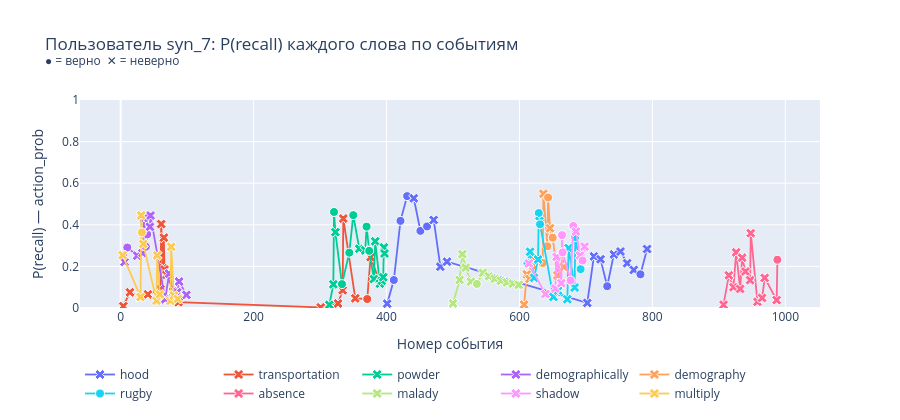
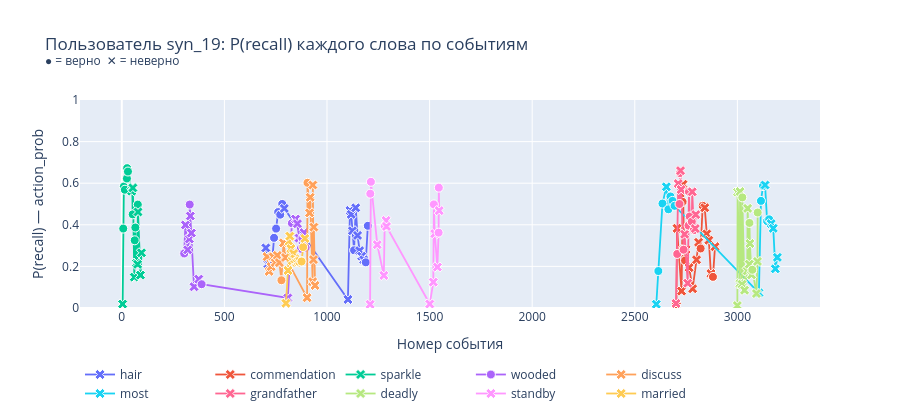
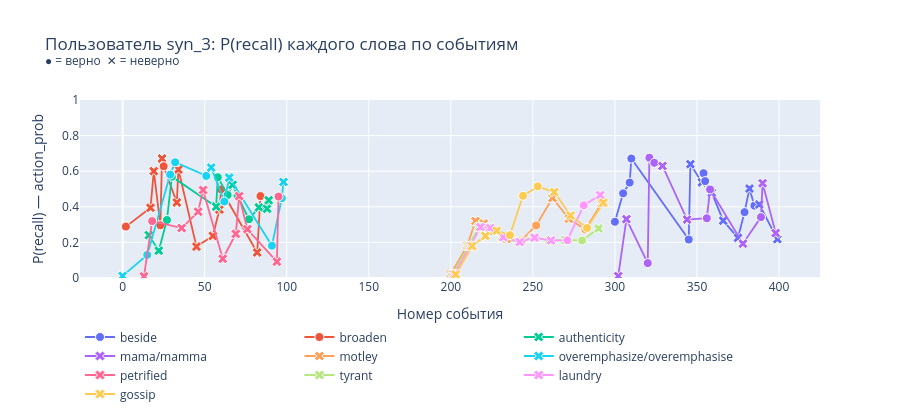
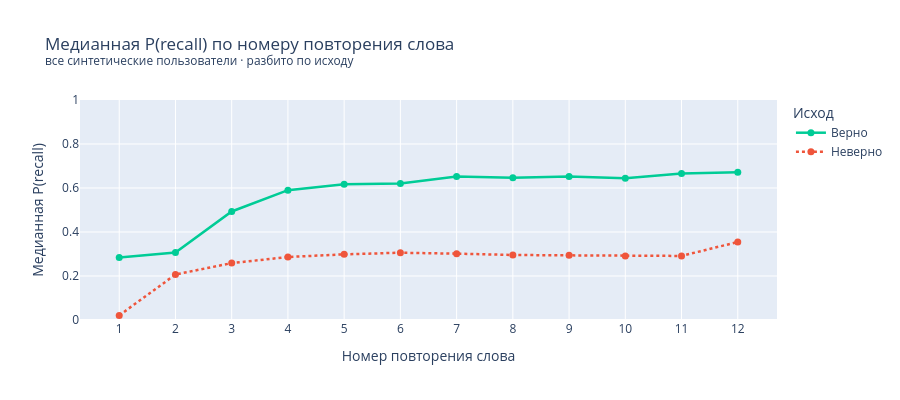

The code cell stored with these charts, in order, in its notebook:
### Markdown cell above
## 2.5 Recognition analytics

Как меняется вероятность вспомнить слово (`action_prob`) по мере практики.
`action_prob` — это вероятность правильного ответа, которую рассчитывает FSRS-симулятор в момент упражнения.

- **По словам конкретного пользователя** — кривые роста/забывания по каждому слову
- **Агрегат по всему датасету** — медианная `action_prob` по номеру повторения слова (1-е, 2-е, 3-е …) и успешности

### Code cell
import plotly.graph_objects as go
import plotly.express as px
from plotly.subplots import make_subplots

# ── 1. Кривые recognition для слов одного пользователя ────────────────────────

# Берём пользователей с достаточным числом событий
user_stats = (
    synthetic_events.groupby('user_id')
    .agg(n_events=('action', 'count'), n_words=('word', 'nunique'))
    .query('n_events >= 40 and n_words >= 6')
)
rng_a = np.random.default_rng(7)
sample_users = rng_a.choice(user_stats.index, size=min(3, len(user_stats)), replace=False)

for uid in sample_users:
    user_df = (
        synthetic_events[synthetic_events['user_id'] == uid]
        .sort_values('timestamp')
        .copy()
        .reset_index(drop=True)
    )
    user_df['event_no'] = np.arange(len(user_df))

    # Слова с >= 4 повторениями
    top_words = (
        user_df['word'].value_counts()
        .pipe(lambda s: s[s >= 4])
        .head(10)
        .index.tolist()
    )
    sub = user_df[user_df['word'].isin(top_words)]

    # Маркер: кружок = верно, крестик = неверно
    symbol_map = {True: 'circle', False: 'x'}
    colors = px.colors.qualitative.Plotly

    fig = go.Figure()
    for i, word in enumerate(top_words):
        wdf = sub[sub['word'] == word].sort_values('event_no')
        col = colors[i % len(colors)]
        fig.add_trace(go.Scatter(
            x=wdf['event_no'], y=wdf['action_prob'],
            mode='lines+markers',
            name=word,
            line=dict(color=col, width=1.8),
            marker=dict(
                color=col,
                symbol=[symbol_map[a] for a in wdf['action']],
                size=9,
                line=dict(color='white', width=1),
            ),
            hovertemplate=(
                f'<b>{word}</b><br>'
                'event: %{x}<br>'
                'P(recall): %{y:.3f}<br>'
                '<extra></extra>'
            ),
        ))

    fig.update_layout(
        title=(
            f'Пользователь {uid}: P(recall) каждого слова по событиям<br>'
            '<sup>● = верно  ✕ = неверно</sup>'
        ),
        xaxis_title='Номер события',
        yaxis_title='P(recall) — action_prob',
        yaxis=dict(range=[0, 1]),
        height=420,
        legend=dict(orientation='h', y=-0.25),
    )
    fig.show()

# ── 2. Агрегат: медианная P(recall) по номеру повторения ──────────────────────

# Для каждого (user_id, word) нумеруем попытки
syn_sorted = synthetic_events.sort_values(['user_id', 'word', 'timestamp']).copy()
syn_sorted['rep_no'] = (
    syn_sorted.groupby(['user_id', 'word']).cumcount() + 1
)

# Ограничиваем разумным числом повторений
rep_agg = (
    syn_sorted[syn_sorted['rep_no'] <= 12]
    .groupby(['rep_no', 'action'])['action_prob']
    .agg(['median', 'count'])
    .reset_index()
)
rep_agg.columns = ['rep_no', 'correct', 'median_prob', 'n']

fig2 = go.Figure()
for correct, label, color, dash in [
    (True,  'Верно',   '#00CC96', 'solid'),
    (False, 'Неверно', '#EF553B', 'dot'),
]:
    sub2 = rep_agg[rep_agg['correct'] == correct].sort_values('rep_no')
    fig2.add_trace(go.Scatter(
        x=sub2['rep_no'], y=sub2['median_prob'],
        mode='lines+markers',
        name=label,
        line=dict(color=color, width=2.5, dash=dash),
        marker=dict(size=7),
        hovertemplate='повторение %{x}<br>медиана P(recall): %{y:.3f}<extra></extra>',
    ))

fig2.update_layout(
    title=(
        'Медианная P(recall) по номеру повторения слова<br>'
        '<sup>все синтетические пользователи · разбито по исходу</sup>'
    ),
    xaxis_title='Номер повторения слова',
    yaxis_title='Медианная P(recall)',
    xaxis=dict(dtick=1),
    yaxis=dict(range=[0, 1]),
    height=400,
    legend=dict(title='Исход'),
)
fig2.show()

print(f'Синтетических событий: {len(syn_sorted):,}')
print(rep_agg.pivot(index='rep_no', columns='correct', values='median_prob').rename(
    columns={True: 'верно', False: 'неверно'}).round(3).to_string())

### Figure 1 — Plotly figure (JSON) as saved in the notebook; plotly's stock layout.template omitted (floating-point values rounded to 4 significant figures)
{"data": [{"hovertemplate": "<b>hood</b><br>event: %{x}<br>P(recall): %{y:.3f}<br><extra></extra>", "line": {"color": "#636EFA", "width": 1.8}, "marker": {"color": "#636EFA", "line": {"color": "white", "width": 1}, "size": 9, "symbol": ["x", "circle", "circle", "circle", "x", "circle", "circle", "x", "x", "x", "x", "x", "x", "circle", "x", "x", "x", "x", "circle", "x"]}, "mode": "lines+markers", "name": "hood", "type": "scatter", "x": [401, 411, 421, 431, 441, 451, 461, 471, 481, 491, 702, 712, 722, 732, 742, 752, 762, 772, 782, 792], "y": [0.02075, 0.1345, 0.4189, 0.5379, 0.5274, 0.3708, 0.3923, 0.4233, 0.1985, 0.2225, 0.02442, 0.2481, 0.2341, 0.1048, 0.2575, 0.2715, 0.2155, 0.183, 0.1619, 0.2836]}, {"hovertemplate": "<b>transportation</b><br>event: %{x}<br>P(recall): %{y:.3f}<br><extra></extra>", "line": {"color": "#EF553B", "width": 1.8}, "marker": {"color": "#EF553B", "line": {"color": "white", "width": 1}, "size": 9, "symbol": ["x", "x", "x", "x", "x", "x", "x", "x", "x", "x", "x", "x", "x", "x", "x", "x", "circle", "x", "x"]}, "mode": "lines+markers", "name": "transportation", "type": "scatter", "x": [4, 14, 29, 41, 60, 61, 64, 65, 66, 69, 87, 301, 327, 334, 335, 353, 371, 376, 388], "y": [0.0089, 0.07555, 0.05156, 0.06532, 0.091, 0.4037, 0.1905, 0.3382, 0.1848, 0.1602, 0.02777, 0.002828, 0.02164, 0.08531, 0.4301, 0.04643, 0.04317, 0.2443, 0.1387]}, {"hovertemplate": "<b>powder</b><br>event: %{x}<br>P(recall): %{y:.3f}<br><extra></extra>", "line": {"color": "#00CC96", "width": 1.8}, "marker": {"color": "#00CC96", "line": {"color": "white", "width": 1}, "size": 9, "symbol": ["x", "x", "circle", "x", "circle", "circle", "circle", "x", "x", "circle", "circle", "x", "x", "x", "x", "x", "x", "x"]}, "mode": "lines+markers", "name": "powder", "type": "scatter", "x": [314, 320, 321, 323, 333, 344, 350, 359, 368, 370, 374, 381, 383, 390, 393, 395, 396, 397], "y": [0.01555, 0.1137, 0.4616, 0.3646, 0.1148, 0.266, 0.4465, 0.2849, 0.2772, 0.391, 0.2747, 0.1392, 0.3206, 0.1172, 0.1313, 0.148, 0.2914, 0.2621]}, {"hovertemplate": "<b>demographically</b><br>event: %{x}<br>P(recall): %{y:.3f}<br><extra></extra>", "line": {"color": "#AB63FA", "width": 1.8}, "marker": {"color": "#AB63FA", "line": {"color": "white", "width": 1}, "size": 9, "symbol": ["x", "circle", "x", "x", "x", "circle", "circle", "x", "x", "x", "x", "x", "x", "x", "x"]}, "mode": "lines+markers", "name": "demographically", "type": "scatter", "x": [6, 10, 25, 33, 35, 38, 40, 44, 45, 67, 73, 79, 85, 88, 99], "y": [0.2212, 0.2908, 0.2516, 0.2638, 0.4307, 0.2949, 0.3537, 0.3903, 0.4445, 0.04175, 0.165, 0.07927, 0.07571, 0.1271, 0.06334]}, {"hovertemplate": "<b>demography</b><br>event: %{x}<br>P(recall): %{y:.3f}<br><extra></extra>", "line": {"color": "#FFA15A", "width": 1.8}, "marker": {"color": "#FFA15A", "line": {"color": "white", "width": 1}, "size": 9, "symbol": ["x", "x", "x", "x", "circle", "circle", "x", "circle", "circle", "x", "circle", "x", "x", "x"]}, "mode": "lines+markers", "name": "demography", "type": "scatter", "x": [607, 611, 615, 620, 623, 635, 636, 642, 643, 646, 650, 657, 662, 667], "y": [0.01599, 0.1618, 0.1397, 0.2045, 0.2381, 0.2165, 0.5496, 0.2969, 0.5313, 0.3835, 0.3381, 0.1567, 0.2372, 0.1973]}, {"hovertemplate": "<b>rugby</b><br>event: %{x}<br>P(recall): %{y:.3f}<br><extra></extra>", "line": {"color": "#19D3F3", "width": 1.8}, "marker": {"color": "#19D3F3", "line": {"color": "white", "width": 1}, "size": 9, "symbol": ["circle", "x", "x", "x", "circle", "x", "circle", "x", "x", "x", "x", "x", "circle", "circle"]}, "mode": "lines+markers", "name": "rugby", "type": "scatter", "x": [612, 616, 622, 628, 629, 630, 631, 651, 658, 672, 674, 683, 684, 692], "y": [0.216, 0.2702, 0.1451, 0.2329, 0.4564, 0.4186, 0.4023, 0.05344, 0.08376, 0.04204, 0.2879, 0.09826, 0.341, 0.1871]}, {"hovertemplate": "<b>absence</b><br>event: %{x}<br>P(recall): %{y:.3f}<br><extra></extra>", "line": {"color": "#FF6692", "width": 1.8}, "marker": {"color": "#FF6692", "line": {"color": "white", "width": 1}, "size": 9, "symbol": ["x", "x", "x", "x", "x", "x", "x", "x", "x", "x", "x", "x", "x", "circle"]}, "mode": "lines+markers", "name": "absence", "type": "scatter", "x": [907, 915, 922, 926, 932, 935, 940, 947, 948, 958, 965, 969, 987, 988], "y": [0.01599, 0.1571, 0.09955, 0.2678, 0.09173, 0.2417, 0.1754, 0.1339, 0.3595, 0.03004, 0.04848, 0.1447, 0.03791, 0.2319]}, {"hovertemplate": "<b>malady</b><br>event: %{x}<br>P(recall): %{y:.3f}<br><extra></extra>", "line": {"color": "#B6E880", "width": 1.8}, "marker": {"color": "#B6E880", "line": {"color": "white", "width": 1}, "size": 9, "symbol": ["x", "x", "x", "x", "x", "circle", "x", "x", "x", "x", "x", "x", "x"]}, "mode": "lines+markers", "name": "malady", "type": "scatter", "x": [500, 510, 514, 519, 527, 536, 545, 554, 563, 572, 581, 590, 599], "y": [0.02193, 0.135, 0.2587, 0.1943, 0.1264, 0.1157, 0.1691, 0.1523, 0.1401, 0.1307, 0.1232, 0.1169, 0.1114]}, {"hovertemplate": "<b>shadow</b><br>event: %{x}<br>P(recall): %{y:.3f}<br><extra></extra>", "line": {"color": "#FF97FF", "width": 1.8}, "marker": {"color": "#FF97FF", "line": {"color": "white", "width": 1}, "size": 9, "symbol": ["x", "x", "x", "x", "x", "circle", "circle", "circle", "circle", "x", "x", "circle", "x"]}, "mode": "lines+markers", "name": "shadow", "type": "scatter", "x": [614, 639, 654, 656, 663, 664, 665, 677, 681, 685, 691, 695, 698], "y": [0.2142, 0.06738, 0.09364, 0.2457, 0.1189, 0.3503, 0.2674, 0.1323, 0.3949, 0.3679, 0.2528, 0.2282, 0.2953]}, {"hovertemplate": "<b>multiply</b><br>event: %{x}<br>P(recall): %{y:.3f}<br><extra></extra>", "line": {"color": "#FECB52", "width": 1.8}, "marker": {"color": "#FECB52", "line": {"color": "white", "width": 1}, "size": 9, "symbol": ["x", "x", "x", "circle", "x", "x", "x", "x", "x", "x", "x", "x"]}, "mode": "lines+markers", "name": "multiply", "type": "scatter", "x": [3, 30, 31, 32, 34, 54, 55, 59, 75, 76, 80, 86], "y": [0.2537, 0.05331, 0.4451, 0.3633, 0.3082, 0.03554, 0.253, 0.06589, 0.0346, 0.2946, 0.06013, 0.04358]}], "layout": {"height": 420, "legend": {"orientation": "h", "y": -0.25}, "title": {"text": "Пользователь syn_7: P(recall) каждого слова по событиям<br><sup>● = верно  ✕ = неверно</sup>"}, "xaxis": {"title": {"text": "Номер события"}}, "yaxis": {"range": [0, 1], "title": {"text": "P(recall) — action_prob"}}}}

### Figure 2 — Plotly figure (JSON) as saved in the notebook; plotly's stock layout.template omitted (floating-point values rounded to 4 significant figures)
{"data": [{"hovertemplate": "<b>hair</b><br>event: %{x}<br>P(recall): %{y:.3f}<br><extra></extra>", "line": {"color": "#636EFA", "width": 1.8}, "marker": {"color": "#636EFA", "line": {"color": "white", "width": 1}, "size": 9, "symbol": ["x", "x", "x", "circle", "circle", "circle", "circle", "circle", "circle", "x", "x", "x", "x", "x", "circle", "x", "x", "x", "x", "x", "circle", "circle"]}, "mode": "lines+markers", "name": "hair", "type": "scatter", "x": [702, 712, 722, 732, 742, 752, 762, 772, 782, 792, 1102, 1112, 1118, 1124, 1132, 1140, 1149, 1159, 1169, 1179, 1189, 1199], "y": [0.2888, 0.2112, 0.2026, 0.216, 0.3373, 0.3817, 0.4611, 0.4488, 0.5002, 0.4787, 0.04116, 0.4689, 0.4502, 0.3715, 0.2776, 0.4818, 0.3489, 0.2756, 0.249, 0.2319, 0.2196, 0.3952]}, {"hovertemplate": "<b>commendation</b><br>event: %{x}<br>P(recall): %{y:.3f}<br><extra></extra>", "line": {"color": "#EF553B", "width": 1.8}, "marker": {"color": "#EF553B", "line": {"color": "white", "width": 1}, "size": 9, "symbol": ["x", "x", "x", "circle", "circle", "x", "x", "circle", "x", "x", "x", "x", "x", "circle", "circle", "x", "x", "x", "x", "circle", "x"]}, "mode": "lines+markers", "name": "commendation", "type": "scatter", "x": [2703, 2706, 2728, 2731, 2733, 2735, 2740, 2745, 2750, 2765, 2782, 2801, 2811, 2821, 2831, 2841, 2851, 2861, 2871, 2881, 2891], "y": [0.01031, 0.383, 0.08117, 0.2819, 0.5103, 0.5948, 0.2767, 0.2284, 0.2814, 0.1942, 0.09274, 0.2321, 0.3157, 0.2862, 0.4914, 0.4821, 0.3561, 0.3257, 0.1656, 0.1497, 0.2946]}, {"hovertemplate": "<b>sparkle</b><br>event: %{x}<br>P(recall): %{y:.3f}<br><extra></extra>", "line": {"color": "#00CC96", "width": 1.8}, "marker": {"color": "#00CC96", "line": {"color": "white", "width": 1}, "size": 9, "symbol": ["x", "circle", "circle", "circle", "circle", "circle", "circle", "x", "x", "circle", "x", "x", "circle", "circle", "x", "x", "circle", "x", "x", "x"]}, "mode": "lines+markers", "name": "sparkle", "type": "scatter", "x": [4, 7, 10, 15, 25, 26, 30, 48, 51, 53, 54, 61, 63, 66, 72, 77, 78, 79, 91, 96], "y": [0.01903, 0.3819, 0.5837, 0.5685, 0.6225, 0.6723, 0.6561, 0.5616, 0.5808, 0.4501, 0.5774, 0.1484, 0.3254, 0.3868, 0.2155, 0.2099, 0.4971, 0.4617, 0.1581, 0.2654]}, {"hovertemplate": "<b>wooded</b><br>event: %{x}<br>P(recall): %{y:.3f}<br><extra></extra>", "line": {"color": "#AB63FA", "width": 1.8}, "marker": {"color": "#AB63FA", "line": {"color": "white", "width": 1}, "size": 9, "symbol": ["circle", "x", "x", "x", "circle", "x", "x", "x", "x", "circle", "x", "circle", "x", "x", "x", "circle", "circle", "x", "circle"]}, "mode": "lines+markers", "name": "wooded", "type": "scatter", "x": [304, 310, 321, 329, 331, 334, 339, 352, 375, 389, 809, 829, 847, 856, 864, 872, 880, 888, 896], "y": [0.2621, 0.3993, 0.2797, 0.3318, 0.4973, 0.4423, 0.3603, 0.102, 0.1387, 0.1143, 0.04834, 0.4075, 0.4277, 0.4054, 0.3362, 0.2851, 0.335, 0.3621, 0.2899]}, {"hovertemplate": "<b>discuss</b><br>event: %{x}<br>P(recall): %{y:.3f}<br><extra></extra>", "line": {"color": "#FFA15A", "width": 1.8}, "marker": {"color": "#FFA15A", "line": {"color": "white", "width": 1}, "size": 9, "symbol": ["x", "x", "x", "x", "x", "x", "x", "circle", "x", "x", "x", "circle", "x", "x", "x", "x", "x", "x", "x"]}, "mode": "lines+markers", "name": "discuss", "type": "scatter", "x": [708, 718, 728, 738, 748, 758, 768, 778, 788, 798, 903, 905, 915, 918, 930, 931, 934, 936, 942], "y": [0.2467, 0.1762, 0.199, 0.2457, 0.2185, 0.2527, 0.2183, 0.1335, 0.3133, 0.2429, 0.04968, 0.6019, 0.4574, 0.5321, 0.1268, 0.5914, 0.2327, 0.3889, 0.1084]}, {"hovertemplate": "<b>most</b><br>event: %{x}<br>P(recall): %{y:.3f}<br><extra></extra>", "line": {"color": "#19D3F3", "width": 1.8}, "marker": {"color": "#19D3F3", "line": {"color": "white", "width": 1}, "size": 9, "symbol": ["x", "circle", "circle", "x", "circle", "circle", "circle", "circle", "x", "circle", "circle", "x", "circle", "circle", "x", "x", "x", "x"]}, "mode": "lines+markers", "name": "most", "type": "scatter", "x": [2605, 2615, 2635, 2654, 2664, 2674, 2684, 2694, 3105, 3115, 3125, 3135, 3145, 3155, 3165, 3175, 3185, 3195], "y": [0.01807, 0.1778, 0.502, 0.5827, 0.4745, 0.5361, 0.515, 0.4911, 0.07274, 0.515, 0.586, 0.5913, 0.4181, 0.4262, 0.4057, 0.3828, 0.1884, 0.2434]}, {"hovertemplate": "<b>grandfather</b><br>event: %{x}<br>P(recall): %{y:.3f}<br><extra></extra>", "line": {"color": "#FF6692", "width": 1.8}, "marker": {"color": "#FF6692", "line": {"color": "white", "width": 1}, "size": 9, "symbol": ["x", "circle", "x", "circle", "circle", "x", "x", "circle", "x", "x", "circle", "circle", "circle", "circle", "x", "circle", "x", "x"]}, "mode": "lines+markers", "name": "grandfather", "type": "scatter", "x": [2701, 2707, 2712, 2718, 2720, 2723, 2726, 2738, 2743, 2758, 2762, 2764, 2768, 2778, 2780, 2788, 2795, 2797], "y": [0.02194, 0.2598, 0.598, 0.4999, 0.6487, 0.6602, 0.5693, 0.2803, 0.3544, 0.1193, 0.396, 0.5589, 0.4399, 0.4154, 0.5585, 0.3743, 0.3818, 0.449]}, {"hovertemplate": "<b>deadly</b><br>event: %{x}<br>P(recall): %{y:.3f}<br><extra></extra>", "line": {"color": "#B6E880", "width": 1.8}, "marker": {"color": "#B6E880", "line": {"color": "white", "width": 1}, "size": 9, "symbol": ["x", "x", "x", "x", "x", "circle", "x", "x", "x", "x", "circle", "x", "x", "circle", "x", "x", "circle"]}, "mode": "lines+markers", "name": "deadly", "type": "scatter", "x": [3000, 3001, 3012, 3013, 3023, 3024, 3035, 3048, 3050, 3058, 3059, 3061, 3069, 3073, 3093, 3098, 3099], "y": [0.01182, 0.557, 0.1171, 0.5595, 0.1142, 0.5317, 0.08516, 0.1784, 0.4788, 0.2108, 0.409, 0.3101, 0.1597, 0.1838, 0.06958, 0.2238, 0.4589]}, {"hovertemplate": "<b>standby</b><br>event: %{x}<br>P(recall): %{y:.3f}<br><extra></extra>", "line": {"color": "#FF97FF", "width": 1.8}, "marker": {"color": "#FF97FF", "line": {"color": "white", "width": 1}, "size": 9, "symbol": ["x", "circle", "circle", "x", "x", "circle", "x", "x", "x", "x", "circle", "x", "x", "circle", "circle", "x"]}, "mode": "lines+markers", "name": "standby", "type": "scatter", "x": [1210, 1211, 1214, 1245, 1277, 1281, 1288, 1290, 1501, 1518, 1521, 1525, 1538, 1544, 1545, 1547], "y": [0.0178, 0.5496, 0.6066, 0.3045, 0.1566, 0.3934, 0.4209, 0.3921, 0.0193, 0.1245, 0.498, 0.3575, 0.1969, 0.3623, 0.5786, 0.4682]}, {"hovertemplate": "<b>married</b><br>event: %{x}<br>P(recall): %{y:.3f}<br><extra></extra>", "line": {"color": "#FECB52", "width": 1.8}, "marker": {"color": "#FECB52", "line": {"color": "white", "width": 1}, "size": 9, "symbol": ["x", "x", "x", "x", "x", "x", "x", "x", "x", "x", "x", "circle", "circle", "x"]}, "mode": "lines+markers", "name": "married", "type": "scatter", "x": [800, 810, 815, 819, 824, 831, 837, 844, 852, 860, 868, 876, 884, 892], "y": [0.02293, 0.1805, 0.3198, 0.3455, 0.2855, 0.2276, 0.262, 0.2361, 0.2192, 0.224, 0.225, 0.2235, 0.2928, 0.3343]}], "layout": {"height": 420, "legend": {"orientation": "h", "y": -0.25}, "title": {"text": "Пользователь syn_19: P(recall) каждого слова по событиям<br><sup>● = верно  ✕ = неверно</sup>"}, "xaxis": {"title": {"text": "Номер события"}}, "yaxis": {"range": [0, 1], "title": {"text": "P(recall) — action_prob"}}}}

### Figure 3 — Plotly figure (JSON) as saved in the notebook; plotly's stock layout.template omitted (floating-point values rounded to 4 significant figures)
{"data": [{"hovertemplate": "<b>beside</b><br>event: %{x}<br>P(recall): %{y:.3f}<br><extra></extra>", "line": {"color": "#636EFA", "width": 1.8}, "marker": {"color": "#636EFA", "line": {"color": "white", "width": 1}, "size": 9, "symbol": ["circle", "circle", "circle", "circle", "circle", "x", "x", "circle", "circle", "x", "x", "x", "circle", "x", "circle", "x", "x"]}, "mode": "lines+markers", "name": "beside", "type": "scatter", "x": [300, 305, 309, 310, 345, 346, 353, 354, 355, 359, 366, 375, 379, 382, 385, 388, 399], "y": [0.3158, 0.4755, 0.5359, 0.671, 0.2161, 0.6393, 0.5372, 0.5889, 0.5445, 0.4792, 0.3221, 0.2258, 0.3701, 0.5025, 0.4065, 0.413, 0.2183]}, {"hovertemplate": "<b>broaden</b><br>event: %{x}<br>P(recall): %{y:.3f}<br><extra></extra>", "line": {"color": "#EF553B", "width": 1.8}, "marker": {"color": "#EF553B", "line": {"color": "white", "width": 1}, "size": 9, "symbol": ["circle", "x", "x", "circle", "x", "circle", "x", "x", "x", "x", "x", "circle", "x", "circle"]}, "mode": "lines+markers", "name": "broaden", "type": "scatter", "x": [2, 17, 19, 23, 24, 25, 33, 34, 45, 55, 59, 60, 82, 84], "y": [0.2888, 0.3948, 0.6004, 0.2964, 0.6711, 0.6275, 0.4243, 0.6092, 0.1764, 0.2364, 0.3843, 0.4973, 0.1436, 0.4603]}, {"hovertemplate": "<b>authenticity</b><br>event: %{x}<br>P(recall): %{y:.3f}<br><extra></extra>", "line": {"color": "#00CC96", "width": 1.8}, "marker": {"color": "#00CC96", "line": {"color": "white", "width": 1}, "size": 9, "symbol": ["x", "x", "circle", "circle", "x", "circle", "circle", "x", "circle", "circle", "x", "x", "x"]}, "mode": "lines+markers", "name": "authenticity", "type": "scatter", "x": [16, 22, 27, 30, 57, 58, 64, 67, 70, 77, 83, 88, 89], "y": [0.2408, 0.1536, 0.3257, 0.5692, 0.4008, 0.5659, 0.4663, 0.5237, 0.4634, 0.3301, 0.3966, 0.3887, 0.4367]}, {"hovertemplate": "<b>mama/mamma</b><br>event: %{x}<br>P(recall): %{y:.3f}<br><extra></extra>", "line": {"color": "#AB63FA", "width": 1.8}, "marker": {"color": "#AB63FA", "line": {"color": "white", "width": 1}, "size": 9, "symbol": ["x", "x", "circle", "circle", "circle", "x", "x", "circle", "circle", "x", "circle", "x", "x"]}, "mode": "lines+markers", "name": "mama/mamma", "type": "scatter", "x": [302, 307, 320, 321, 324, 329, 344, 356, 358, 378, 389, 390, 398], "y": [0.01081, 0.3305, 0.08359, 0.6756, 0.6472, 0.6296, 0.3284, 0.3356, 0.4974, 0.1929, 0.342, 0.5321, 0.2522]}, {"hovertemplate": "<b>motley</b><br>event: %{x}<br>P(recall): %{y:.3f}<br><extra></extra>", "line": {"color": "#FFA15A", "width": 1.8}, "marker": {"color": "#FFA15A", "line": {"color": "white", "width": 1}, "size": 9, "symbol": ["x", "x", "x", "x", "x", "x", "circle", "circle", "x", "x", "circle", "x"]}, "mode": "lines+markers", "name": "motley", "type": "scatter", "x": [200, 210, 215, 220, 226, 234, 243, 252, 262, 272, 282, 292], "y": [0.02293, 0.1805, 0.3198, 0.3059, 0.2651, 0.2198, 0.2112, 0.295, 0.4494, 0.3326, 0.2727, 0.4217]}, {"hovertemplate": "<b>overemphasize/overemphasise</b><br>event: %{x}<br>P(recall): %{y:.3f}<br><extra></extra>", "line": {"color": "#19D3F3", "width": 1.8}, "marker": {"color": "#19D3F3", "line": {"color": "white", "width": 1}, "size": 9, "symbol": ["x", "circle", "circle", "circle", "circle", "x", "circle", "x", "circle", "circle", "x"]}, "mode": "lines+markers", "name": "overemphasize/overemphasise", "type": "scatter", "x": [0, 15, 29, 32, 51, 54, 62, 65, 91, 97, 98], "y": [0.01182, 0.1294, 0.5808, 0.6501, 0.5735, 0.6204, 0.4298, 0.5641, 0.1815, 0.4484, 0.5394]}, {"hovertemplate": "<b>petrified</b><br>event: %{x}<br>P(recall): %{y:.3f}<br><extra></extra>", "line": {"color": "#FF6692", "width": 1.8}, "marker": {"color": "#FF6692", "line": {"color": "white", "width": 1}, "size": 9, "symbol": ["x", "circle", "x", "x", "x", "x", "x", "x", "x", "x", "circle"]}, "mode": "lines+markers", "name": "petrified", "type": "scatter", "x": [13, 18, 36, 46, 49, 61, 69, 71, 76, 94, 95], "y": [0.009093, 0.3198, 0.2805, 0.3721, 0.4942, 0.1081, 0.2479, 0.46, 0.2739, 0.0915, 0.4574]}, {"hovertemplate": "<b>tyrant</b><br>event: %{x}<br>P(recall): %{y:.3f}<br><extra></extra>", "line": {"color": "#B6E880", "width": 1.8}, "marker": {"color": "#B6E880", "line": {"color": "white", "width": 1}, "size": 9, "symbol": ["x", "x", "x", "x", "x", "x", "x", "x", "x", "circle", "x"]}, "mode": "lines+markers", "name": "tyrant", "type": "scatter", "x": [201, 211, 217, 223, 231, 241, 250, 260, 270, 280, 290], "y": [0.02194, 0.1799, 0.2866, 0.2817, 0.2299, 0.2025, 0.2272, 0.2116, 0.2127, 0.2109, 0.2781]}, {"hovertemplate": "<b>laundry</b><br>event: %{x}<br>P(recall): %{y:.3f}<br><extra></extra>", "line": {"color": "#FF97FF", "width": 1.8}, "marker": {"color": "#FF97FF", "line": {"color": "white", "width": 1}, "size": 9, "symbol": ["x", "x", "x", "x", "x", "x", "x", "x", "circle", "circle", "x"]}, "mode": "lines+markers", "name": "laundry", "type": "scatter", "x": [202, 212, 218, 224, 232, 242, 251, 261, 271, 281, 291], "y": [0.02097, 0.1794, 0.2858, 0.2808, 0.2292, 0.2019, 0.2266, 0.211, 0.2121, 0.4083, 0.4656]}, {"hovertemplate": "<b>gossip</b><br>event: %{x}<br>P(recall): %{y:.3f}<br><extra></extra>", "line": {"color": "#FECB52", "width": 1.8}, "marker": {"color": "#FECB52", "line": {"color": "white", "width": 1}, "size": 9, "symbol": ["x", "x", "x", "x", "circle", "circle", "circle", "x", "x", "circle", "x"]}, "mode": "lines+markers", "name": "gossip", "type": "scatter", "x": [203, 213, 221, 228, 236, 244, 253, 263, 273, 283, 293], "y": [0.02, 0.1789, 0.2367, 0.2653, 0.2405, 0.4619, 0.5146, 0.4826, 0.3513, 0.2811, 0.4235]}], "layout": {"height": 420, "legend": {"orientation": "h", "y": -0.25}, "title": {"text": "Пользователь syn_3: P(recall) каждого слова по событиям<br><sup>● = верно  ✕ = неверно</sup>"}, "xaxis": {"title": {"text": "Номер события"}}, "yaxis": {"range": [0, 1], "title": {"text": "P(recall) — action_prob"}}}}

### Figure 4 — Plotly figure (JSON) as saved in the notebook; plotly's stock layout.template omitted (floating-point values rounded to 4 significant figures)
{"data": [{"hovertemplate": "повторение %{x}<br>медиана P(recall): %{y:.3f}<extra></extra>", "line": {"color": "#00CC96", "dash": "solid", "width": 2.5}, "marker": {"size": 7}, "mode": "lines+markers", "name": "Верно", "type": "scatter", "x": [1, 2, 3, 4, 5, 6, 7, 8, 9, 10, 11, 12], "y": [0.2844, 0.3065, 0.4934, 0.5902, 0.6172, 0.6199, 0.6526, 0.6466, 0.6525, 0.6444, 0.6661, 0.6717]}, {"hovertemplate": "повторение %{x}<br>медиана P(recall): %{y:.3f}<extra></extra>", "line": {"color": "#EF553B", "dash": "dot", "width": 2.5}, "marker": {"size": 7}, "mode": "lines+markers", "name": "Неверно", "type": "scatter", "x": [1, 2, 3, 4, 5, 6, 7, 8, 9, 10, 11, 12], "y": [0.02077, 0.2068, 0.2586, 0.2863, 0.2986, 0.3058, 0.3016, 0.2955, 0.2939, 0.2914, 0.2912, 0.3546]}], "layout": {"height": 400, "legend": {"title": {"text": "Исход"}}, "title": {"text": "Медианная P(recall) по номеру повторения слова<br><sup>все синтетические пользователи · разбито по исходу</sup>"}, "xaxis": {"dtick": 1, "title": {"text": "Номер повторения слова"}}, "yaxis": {"range": [0, 1], "title": {"text": "Медианная P(recall)"}}}}
